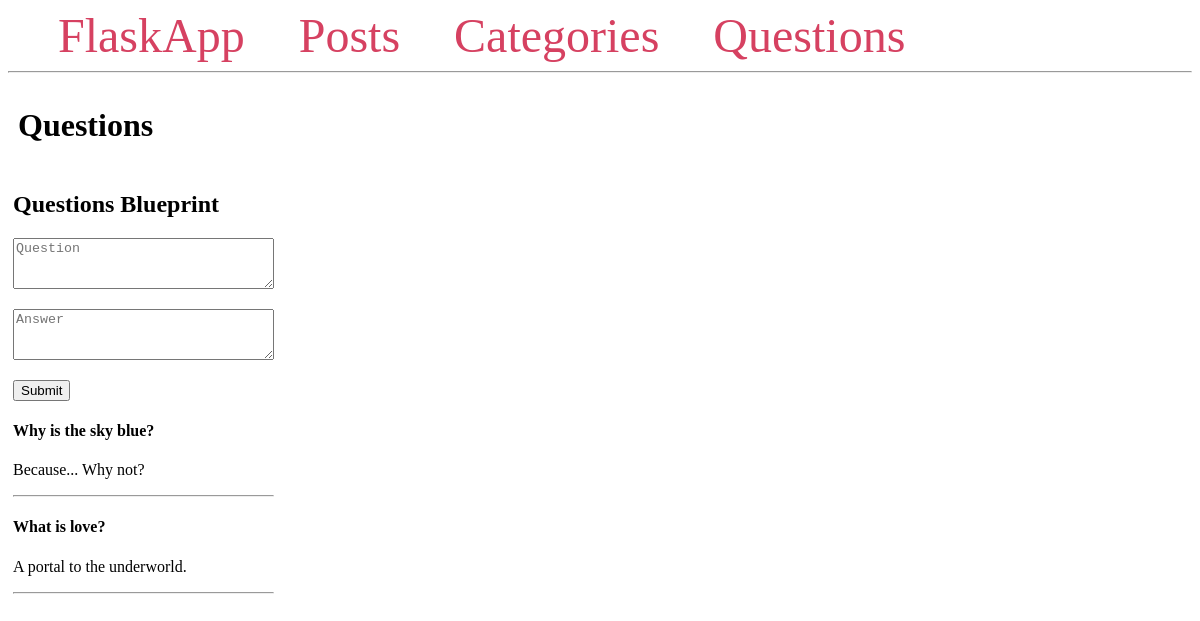
Screenshot of /questions/ with the database file from the repository.
### app/models/question.py (models this page shows, shortened)
class Question(db.Model):
    id = db.Column(db.Integer, primary_key=True)
    content = db.Column(db.Text)
    answer = db.Column(db.Text)

### app/questions/routes.py (the view)
@bp.route('/', methods=('GET', 'POST'))
def index():
    questions = Question.query.all()
    if request.method == 'POST':
        new_question = Question(content=request.form['content'],
                                answer=request.form['answer'])
        db.session.add(new_question)
        db.session.commit()
        return redirect(url_for('questions.index'))
    return render_template('questions/index.html', questions=questions)

### app/templates/questions/index.html
{% extends 'base.html' %}
{% block content %}
    <span class="title">
        <h1>{% block title %} Questions {% endblock %}</h1>
    </span>
    <div class="questions">
        <h2>Questions Blueprint</h2>
        <div class="question">
            <div class="new-question">
                <form method="POST">
                    <p>
                        <textarea id="q-content"
                                name="content"
                                placeholder="Question"
                                cols="30" rows="3"></textarea>
                    </p>
                    <textarea id="q-answer"
                            name="answer"
                            placeholder="Answer"
                            cols="30" rows="3"></textarea>
                    <p><input type="submit"></p>
                </form>
            </div>
            <div class="questions-list">
                {% for question in questions %}
                    <div class="question">
                        <h4>{{ question.content }}</h4>
                        <p>{{ question.answer }}</p>
                        <hr>
                    </div>
                {% endfor %}
            </div>
        </div>
    </div>
{% endblock %}

### app/templates/base.html (style rules this page uses)
h2 { width: 100%; }
.title { margin: 5px; width: 100%; }

### rows the page displays
Question: content "Why is the sky blue?", answer "Because... Why not?"
Question: content "What is love?", answer "A portal to the underworld."
